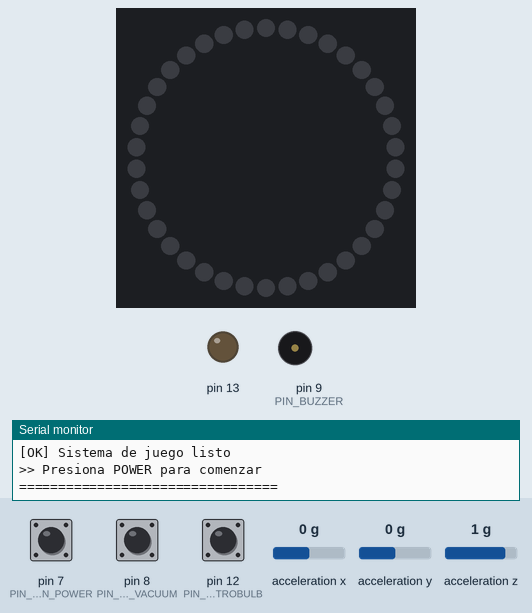
Recording of a sketch running on a simulated Arduino Uno, built with avr-gcc and run on an emulated ATmega328P. On the bench: 38 RGB LEDs in a ring, first at the top, clockwise, output pins drawn as LEDs (lit = HIGH), buzzer (waves = sounding), the last lines printed to the serial monitor. Wiring (inferred from the names in the program): MPU-6050 motion sensor at I2C address 0x68. The inputs (shaded band) are chosen by the test bench; at power-on: pin 7 (PIN_BTN_POWER) HIGH, pin 12 (PIN_BTN_STROBULB) HIGH, pin 8 (PIN_BTN_VACUUM) HIGH, acceleration x 0 g, acceleration y 0 g, acceleration z 1 g. Dim RGB values are drawn brighter than linear; random numbers use the default seed unless the sketch sets one; the audio player accepts every command and is not drawn.

Above: at 3.1 s.
3.2 s: pin 7 (PIN_BTN_POWER) pulled LOW for 0.15 s
At 4.62 s:
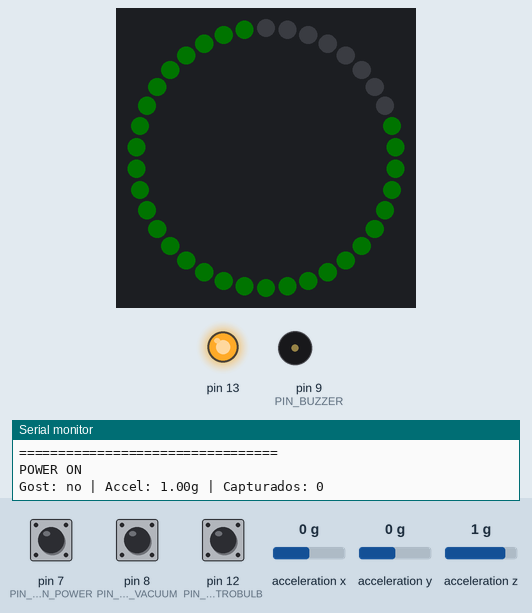
6.2 s: pin 7 (PIN_BTN_POWER) pulled LOW for 1 s
At 7.1 s:
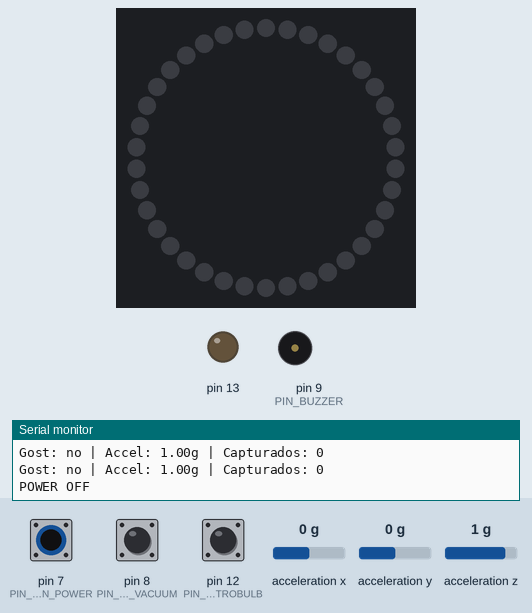
8.7 s: pin 7 (PIN_BTN_POWER) pulled LOW for 0.15 s
At 9.18 s:
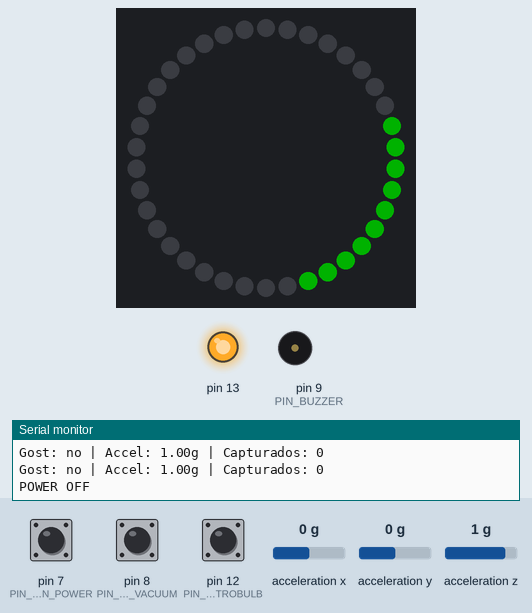
11.8 s: pin 7 (PIN_BTN_POWER) pulled LOW for 3.2 s
At 13.7 s:
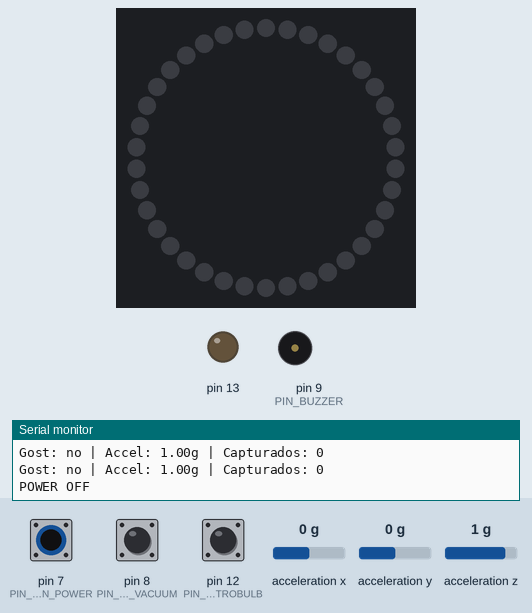
16.5 s: pin 7 (PIN_BTN_POWER) pulled LOW for 0.15 s
At 19.4 s:
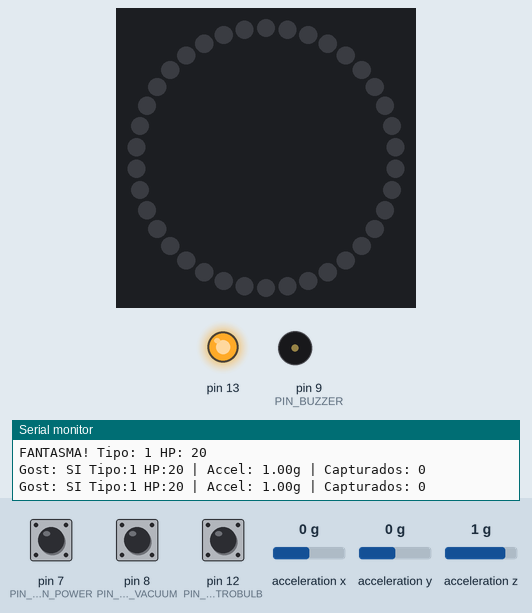
19.6 s: pin 12 (PIN_BTN_STROBULB) pulled LOW for 0.15 s
At 20.4 s:
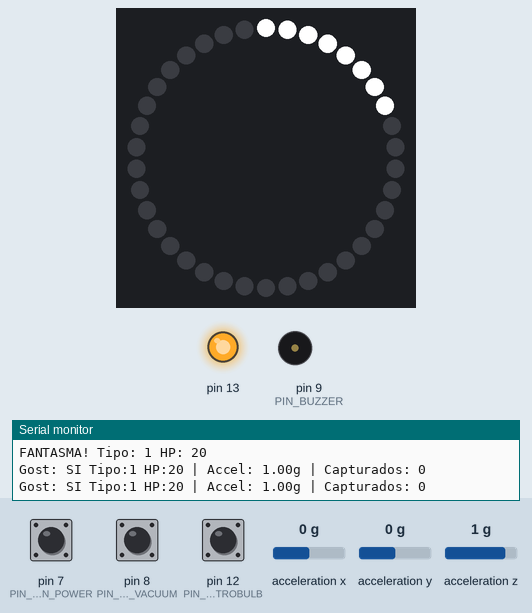
Timing chart, 0 to 22.6 s (numbered marks = the images above; inputs shaded):
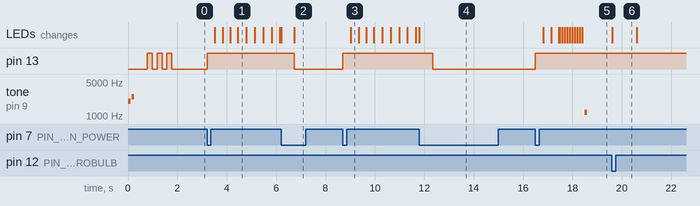

Measured:
- after the input at 3.2 s, pin 13: LOW → HIGH at once; the LEDs: first change after 0.32 s (image 1 shows a later state)
- after the input at 6.2 s, pin 13: HIGH → LOW after 0.54 s
- after the input at 8.7 s, pin 13: LOW → HIGH at once; the LEDs: change after 0.32 s (image 3)
- after the input at 11.8 s, pin 13: HIGH → LOW after 0.54 s
- after the input at 16.5 s, pin 13: LOW → HIGH at once; tone on pin 9 (PIN_BUZZER): silent → 1200 Hz after 2.0 s, → silent 0.10 s later; the LEDs: first change after 0.32 s (image 5 shows a later state)
- after the input at 19.6 s, the LEDs: change at once (image 6)

The sketch:

Poltergust.ino
```cpp
/*******************************************************************************
 * POLTERGUST G-00 - Luigi's Mansion 3 Prop
 *
 * Aspiradora interactiva con:
 * - LEDs WS2812B (tanque verde + strobulb en cadena)
 * - Audio DFPlayer Mini
 * - Sistema de juego con dificultad
 *
 * Hardware: Arduino UNO (desarrollo) / Nano (instalación final)
 *
 * Creado con 🦇 por Nixie - La Goth Bimbo Maker
 ******************************************************************************/

#include "config.h"
#include "leds.h"
#include "audio.h"
#include "sensors.h"
#include "game.h"

// Array de LEDs (definido aquí, declarado extern en leds.h)
CRGB leds[NUM_LEDS_TOTAL];

// Estado de botones (para debounce)
bool lastBtnPower = HIGH;
bool lastBtnVacuum = HIGH;
bool lastBtnStrobulb = HIGH;
unsigned long lastDebounce = 0;
const unsigned long DEBOUNCE_MS = 50;

// ============================================================================
// SETUP
// ============================================================================
void setup() {
  Serial.begin(115200);
  Serial.println(F(""));
  Serial.println(F("================================="));
  Serial.println(F("  POLTERGUST G-00 - Starting..."));
  Serial.println(F("  Luigi's Mansion 3 Prop"));
  Serial.println(F("================================="));

  // Inicializar botones (INPUT_PULLUP = activo LOW)
  pinMode(PIN_BTN_POWER, INPUT_PULLUP);
  pinMode(PIN_BTN_VACUUM, INPUT_PULLUP);
  pinMode(PIN_BTN_STROBULB, INPUT_PULLUP);

  // Inicializar módulos
  leds_init();
  Serial.println(F("[OK] LEDs inicializados"));

  if (audio_init()) {
    Serial.println(F("[OK] Audio inicializado"));
  } else {
    Serial.println(F("[WARN] Audio sin DFPlayer"));
  }

  sensors_init();
  Serial.println(F("[OK] Sensores inicializados"));

  game_init();
  Serial.println(F("[OK] Sistema de juego listo"));

  // Test visual
  Serial.println(F(""));
  Serial.println(F(">> Presiona POWER para comenzar"));
  Serial.println(F("================================="));

  // Parpadeo de confirmación
  for (int i = 0; i < 3; i++) {
    leds_status(true);
    delay(200);
    leds_status(false);
    delay(200);
  }
}

// ============================================================================
// LOOP
// ============================================================================
void loop() {
  unsigned long now = millis();

  // -------------------------------------------------------------------------
  // Leer botones con debounce
  // -------------------------------------------------------------------------
  bool btnPower = digitalRead(PIN_BTN_POWER);
  bool btnVacuum = digitalRead(PIN_BTN_VACUUM);
  bool btnStrobulb = digitalRead(PIN_BTN_STROBULB);

  // Detectar PRESS (transición HIGH -> LOW)
  bool powerPressed = (btnPower == LOW && lastBtnPower == HIGH);
  bool strobulbPressed = (btnStrobulb == LOW && lastBtnStrobulb == HIGH);

  // Vacuum se mantiene (no es toggle)
  bool vacuumHeld = (btnVacuum == LOW);

  // Actualizar estado anterior
  lastBtnPower = btnPower;
  lastBtnVacuum = btnVacuum;
  lastBtnStrobulb = btnStrobulb;

  // -------------------------------------------------------------------------
  // Procesar inputs
  // -------------------------------------------------------------------------

  // Power toggle
  if (powerPressed) {
    game_toggle_power();
  }

  // -------------------------------------------------------------------------
  // Update del juego
  // -------------------------------------------------------------------------
  game_update(vacuumHeld, strobulbPressed);

  // -------------------------------------------------------------------------
  // Debug serial (cada 2 segundos si está encendido)
  // -------------------------------------------------------------------------
  static unsigned long lastDebug = 0;
  if (game.powerOn && now - lastDebug > 2000) {
    lastDebug = now;

    Serial.print(F("Gost: "));
    Serial.print(game.ghostPresent ? "SI" : "no");

    if (game.ghostPresent) {
      Serial.print(F(" Tipo:"));
      Serial.print(game.currentGhostType);
      Serial.print(F(" HP:"));
      Serial.print(game.currentGhostHP);
    }

    // Debug MPU6050
    mpu_read();
    Serial.print(F(" | Accel: "));
    Serial.print(accelMagnitude);
    Serial.print(F("g | Capturados: "));
    Serial.println(game.ghostsCaptured);
  }

  // Pequeño delay para estabilidad
  delay(10);
}
```

audio.h
```cpp
/*******************************************************************************
 * POLTERGUST G-00 - Módulo de Audio
 * Control de DFPlayer Mini + Buzzer
 ******************************************************************************/

#ifndef AUDIO_H
#define AUDIO_H

#include <SoftwareSerial.h>
#include <DFRobotDFPlayerMini.h>
#include "config.h"

// Instancias
SoftwareSerial dfSerial(PIN_DFPLAYER_TX, PIN_DFPLAYER_RX); // RX, TX
DFRobotDFPlayerMini dfPlayer;

// Estado del Master Audio
enum AudioState {
  STATE_SILENT,
  STATE_THEME,
  STATE_EFFECT
};

AudioState currentAudioState = STATE_SILENT;
unsigned long lastAudioAction = 0;

// ============================================================================
// Inicialización
// ============================================================================
bool audio_init() {
  pinMode(PIN_BUZZER, OUTPUT);

  // BIP DE INICIO (Prueba de Hardware)
  tone(PIN_BUZZER, 2000, 100);
  delay(150);
  tone(PIN_BUZZER, 2500, 100);

  dfSerial.begin(9600);
  delay(100);

  if (!dfPlayer.begin(dfSerial)) {
    Serial.println(F("DFPlayer no detectado!"));
    return false;
  }

  dfPlayer.setTimeOut(500);
  dfPlayer.volume(25);  // 0-30
  dfPlayer.EQ(DFPLAYER_EQ_NORMAL);

  Serial.println(F("DFPlayer OK!"));
  return true;
}

// ============================================================================
// Master Audio Manager (Update)
// ============================================================================
void audio_update(bool powerOn, bool ghostPresent) {
  if (!powerOn) {
    if (currentAudioState != STATE_SILENT) {
      dfPlayer.stop();
      currentAudioState = STATE_SILENT;
    }
    return;
  }

  // Si no hay efectos prioritarios sonando, poner el Theme de fondo
  if (currentAudioState == STATE_SILENT || (currentAudioState == STATE_THEME && !ghostPresent)) {
      static unsigned long lastThemePlay = 0;
      // Reiniciar theme cada cierto tiempo si se detiene o al iniciar
      if (currentAudioState != STATE_THEME || millis() - lastThemePlay > 60000) {
        dfPlayer.play(SND_THEME);
        currentAudioState = STATE_THEME;
        lastThemePlay = millis();
        Serial.println(F("Audio: Theme iniciado"));
      }
  }
}

// ============================================================================
// Reproducción de sonidos
// ============================================================================
void audio_play(uint8_t trackNum) {
  dfPlayer.play(trackNum);
  currentAudioState = STATE_EFFECT;
  lastAudioAction = millis();
}

void audio_play_vacuum() {
  dfPlayer.loop(SND_VACUUM);
  currentAudioState = STATE_EFFECT;
  lastAudioAction = millis();
}

void audio_stop() {
  dfPlayer.stop();
  currentAudioState = STATE_SILENT; // Forzará el reinicio del theme en el próximo loop si powerOn
}

void audio_volume(uint8_t vol) {
  dfPlayer.volume(constrain(vol, 0, 30));
}

// ============================================================================
// Buzzer - Alertas
// ============================================================================
void buzzer_beep(int freq, int duration) {
  tone(PIN_BUZZER, freq, duration);
}

void buzzer_ghost_alert(uint8_t ghostType) {
  int beeps = ghostType;
  int freq = 1000 + (ghostType * 200);

  for (int i = 0; i < beeps; i++) {
    buzzer_beep(freq, 100);
    delay(150);
  }
}

void buzzer_capture_success() {
  int melody[] = {523, 659, 784, 1047};
  for (int i = 0; i < 4; i++) {
    buzzer_beep(melody[i], 100);
    delay(120);
  }
}

void buzzer_ghost_escape() {
  for (int f = 800; f > 200; f -= 50) {
    buzzer_beep(f, 30);
    delay(40);
  }
  noTone(PIN_BUZZER);
}

void buzzer_off() {
  noTone(PIN_BUZZER);
}

#endif // AUDIO_H
```

game.h
```cpp
/*******************************************************************************
 * POLTERGUST G-00 - Sistema de Juego
 * Detección de fantasmas, dificultad, mecánica de captura
 ******************************************************************************/

#ifndef GAME_H
#define GAME_H

#include "config.h"
#include "leds.h"
#include "audio.h"
#include "sensors.h"

// Estado del juego
struct GameState {
  bool powerOn;
  bool vacuumActive;
  bool ghostPresent;
  bool ghostStunned;
  uint8_t currentGhostType;
  int currentGhostHP;
  int currentGhostMaxHP;
  unsigned long lastSpawnCheck;
  unsigned long stunStartTime;
  unsigned long lastVacuumDamage;
  int ghostsCaptured;
};

GameState game;

// ============================================================================
// Inicialización
// ============================================================================
void game_init() {
  game.powerOn = false;
  game.vacuumActive = false;
  game.ghostPresent = false;
  game.ghostStunned = false;
  game.currentGhostType = GHOST_NONE;
  game.currentGhostHP = 0;
  game.currentGhostMaxHP = 0;
  game.lastSpawnCheck = 0;
  game.stunStartTime = 0;
  game.lastVacuumDamage = 0;
  game.ghostsCaptured = 0;

  randomSeed(analogRead(A0));  // Semilla random
}

// ============================================================================
// Spawn de fantasmas (híbrido: random + sensor)
// ============================================================================
uint8_t game_roll_ghost_type() {
  int roll = random(100);
  if (roll < 50) return GHOST_EASY;      // 50%
  if (roll < 80) return GHOST_MEDIUM;    // 30%
  if (roll < 95) return GHOST_HARD;      // 15%
  return GHOST_BOSS;                      // 5%
}

int game_get_ghost_hp(uint8_t type) {
  switch (type) {
    case GHOST_EASY:   return HP_EASY;
    case GHOST_MEDIUM: return HP_MEDIUM;
    case GHOST_HARD:   return HP_HARD;
    case GHOST_BOSS:   return HP_BOSS;
    default:           return HP_EASY;
  }
}

void game_spawn_ghost() {
  game.currentGhostType = game_roll_ghost_type();
  game.currentGhostHP = game_get_ghost_hp(game.currentGhostType);
  game.currentGhostMaxHP = game.currentGhostHP;
  game.ghostPresent = true;
  game.ghostStunned = false;

  // Alertas
  leds_ghost_alert(game.currentGhostType);
  buzzer_ghost_alert(game.currentGhostType);
  audio_play(SND_GHOST_ALERT);

  Serial.print(F("FANTASMA! Tipo: "));
  Serial.print(game.currentGhostType);
  Serial.print(F(" HP: "));
  Serial.println(game.currentGhostHP);
}

void game_check_spawn() {
  if (game.ghostPresent) return;  // Ya hay fantasma

  unsigned long now = millis();

  // Check cada segundo
  if (now - game.lastSpawnCheck < 1000) return;
  game.lastSpawnCheck = now;

  // Probabilidad base: aumenta con el tiempo
  static unsigned long timeSinceLastGhost = 0;
  timeSinceLastGhost += 1000;

  // Probabilidad: 0.5% por segundo, max 10% después de 20 segundos
  // (Sin sensor ultrasónico, usamos probabilidad más alta)
  float baseChance = min(timeSinceLastGhost / 1000.0 * 0.5, 10.0);

  // Roll
  if (random(1000) < baseChance * 10) {
    game_spawn_ghost();
    timeSinceLastGhost = 0;
  }
}

// ============================================================================
// Mecánica de combate
// ============================================================================
// ============================================================================
// Mecánica de combate
// ============================================================================
void game_capture_success() {
  game.ghostPresent = false;
  game.ghostStunned = false;
  game.currentGhostType = GHOST_NONE;
  game.ghostsCaptured++;

  leds_capture_success();
  buzzer_capture_success();
  audio_play(SND_CAPTURE);

  Serial.print(F("CAPTURADO! Total: "));
  Serial.println(game.ghostsCaptured);
}

void game_ghost_escape() {
  game.ghostPresent = false;
  game.ghostStunned = false;
  game.currentGhostType = GHOST_NONE;

  leds_ghost_escape();
  buzzer_ghost_escape();
  audio_play(SND_GHOST_ESCAPE);

  Serial.println(F("Fantasma ESCAPÓ!"));
}

void game_strobulb() {
  if (!game.ghostPresent) return;

  leds_strobulb_flash();
  audio_play(SND_STROBULB);

  if (!game.ghostStunned) {
    game.ghostStunned = true;
    game.stunStartTime = millis();
    Serial.println(F("Fantasma STUNNED!"));
  }
}

void game_vacuum_damage() {
  if (!game.ghostPresent || !game.ghostStunned) return;

  unsigned long now = millis();

  // Daño cada 100ms
  if (now - game.lastVacuumDamage < 100) return;
  game.lastVacuumDamage = now;

  // Daño base
  int damage = VACUUM_DPS / 10;  // DPS / 10 porque es cada 100ms

  // Bonus por Slam (activado con MPU6050)
  if (mpu_detect_slam()) {
    damage += SLAM_BONUS;
    Serial.print(F("SLAM! Accel: "));
    Serial.println(accelMagnitude);
  }

  game.currentGhostHP -= damage;

  // Actualizar LEDs
  leds_ghost_hp(game.currentGhostHP, game.currentGhostMaxHP, game.currentGhostType);

  // Check si capturado
  if (game.currentGhostHP <= 0) {
    game_capture_success();
  }
}

// ============================================================================
// Update principal del juego
// ============================================================================
void game_update(bool vacuumPressed, bool strobulbPressed) {
  if (!game.powerOn) {
    audio_update(false, false);
    return;
  }

  // Actualizar música de fondo
  audio_update(true, game.ghostPresent);

  // Strobulb
  if (strobulbPressed) {
    game_strobulb();
  }

  // Vacuum
  if (vacuumPressed && game.ghostPresent && game.ghostStunned) {
    if (!game.vacuumActive) {
      game.vacuumActive = true;
      audio_play_vacuum();
    }
    game_vacuum_damage();
  } else {
    if (game.vacuumActive) {
      game.vacuumActive = false;
      audio_stop();
    }
  }

  // Check stun timeout
  if (game.ghostStunned && millis() - game.stunStartTime > STUN_DURATION_MS) {
    // Fantasmas difíciles escapan si no capturas a tiempo
    if (game.currentGhostType >= GHOST_HARD) {
      game_ghost_escape();
    } else {
      // Los fáciles solo pierden el stun
      game.ghostStunned = false;
      Serial.println(F("Stun terminado!"));
    }
  }

  // Check spawn (solo si no hay fantasma activo)
  game_check_spawn();

  // Idle animation
  if (!game.ghostPresent) {
    leds_goo_idle();
  }
}

// ============================================================================
// Power control
// ============================================================================
void game_power_on() {
  game.powerOn = true;
  leds_status(true);
  audio_play(SND_POWER_ON);

  // Efecto de encendido (tira: 8-37)
  for (int i = NUM_LEDS_RING; i < NUM_LEDS_TOTAL; i++) {
    leds[i] = CRGB(0, 100, 0);
    FastLED.show();
    delay(30);
  }

  Serial.println(F("POWER ON"));
}

void game_power_off() {
  game.powerOn = false;
  game.ghostPresent = false;
  game.vacuumActive = false;

  audio_play(SND_POWER_OFF);
  delay(500);
  audio_stop();
  leds_all_off();

  Serial.println(F("POWER OFF"));
}

void game_toggle_power() {
  if (game.powerOn) {
    game_power_off();
  } else {
    game_power_on();
  }
}

#endif // GAME_H
```

sensors.h
```cpp
/*******************************************************************************
 * POLTERGUST G-00 - Módulo de Sensores
 * HC-SR04 Ultrasónico + MPU6050 Acelerómetro
 ******************************************************************************/

#ifndef SENSORS_H
#define SENSORS_H

#include <Wire.h>
#include "config.h"

// Dirección I2C del MPU6050
#define MPU6050_ADDR 0x68

// Variables de aceleración
float accelX, accelY, accelZ;
float accelMagnitude;

// ============================================================================
// Inicialización
// ============================================================================
void sensors_init() {
  // HC-SR04
  pinMode(PIN_ULTRA_TRIG, OUTPUT);
  pinMode(PIN_ULTRA_ECHO, INPUT);
  digitalWrite(PIN_ULTRA_TRIG, LOW);

  // MPU6050
  Wire.begin();
  Wire.beginTransmission(MPU6050_ADDR);
  Wire.write(0x6B);  // PWR_MGMT_1
  Wire.write(0x00);  // Wake up
  Wire.endTransmission(true);

  // Configurar rango acelerómetro ±8g
  Wire.beginTransmission(MPU6050_ADDR);
  Wire.write(0x1C);  // ACCEL_CONFIG
  Wire.write(0x10);  // ±8g
  Wire.endTransmission(true);

  Serial.println(F("Sensores OK!"));
}

// ============================================================================
// HC-SR04 - Distancia en cm
// ============================================================================
long ultrasonic_read() {
  // Trigger
  digitalWrite(PIN_ULTRA_TRIG, LOW);
  delayMicroseconds(2);
  digitalWrite(PIN_ULTRA_TRIG, HIGH);
  delayMicroseconds(10);
  digitalWrite(PIN_ULTRA_TRIG, LOW);

  // Echo
  long duration = pulseIn(PIN_ULTRA_ECHO, HIGH, 30000);  // Timeout 30ms

  // Calcular distancia (velocidad sonido 343 m/s)
  long distance = duration * 0.034 / 2;

  return distance;
}

bool ultrasonic_detect_object() {
  long dist = ultrasonic_read();
  return (dist > 0 && dist < GHOST_DETECT_DIST);
}

// ============================================================================
// MPU6050 - Acelerómetro
// ============================================================================
void mpu_read() {
  Wire.beginTransmission(MPU6050_ADDR);
  Wire.write(0x3B);  // ACCEL_XOUT_H
  Wire.endTransmission(false);
  Wire.requestFrom((uint8_t)MPU6050_ADDR, (uint8_t)6, (uint8_t)true);

  int16_t rawX = Wire.read() << 8 | Wire.read();
  int16_t rawY = Wire.read() << 8 | Wire.read();
  int16_t rawZ = Wire.read() << 8 | Wire.read();

  // Convertir a g (±8g = 4096 LSB/g)
  accelX = rawX / 4096.0;
  accelY = rawY / 4096.0;
  accelZ = rawZ / 4096.0;

  // Magnitud total (para detectar sacudidas)
  accelMagnitude = sqrt(accelX*accelX + accelY*accelY + accelZ*accelZ);
}

bool mpu_detect_slam() {
  mpu_read();
  // Detectar si la magnitud supera el umbral (restando gravedad ~1g)
  float delta = abs(accelMagnitude - 1.0) * 9.8;  // Convertir a m/s²
  return (delta > SLAM_THRESHOLD);
}

float mpu_get_magnitude() {
  return accelMagnitude;
}

#endif // SENSORS_H
```

Source omitted: leds.h (4861 bytes), config.h (4259 bytes)
